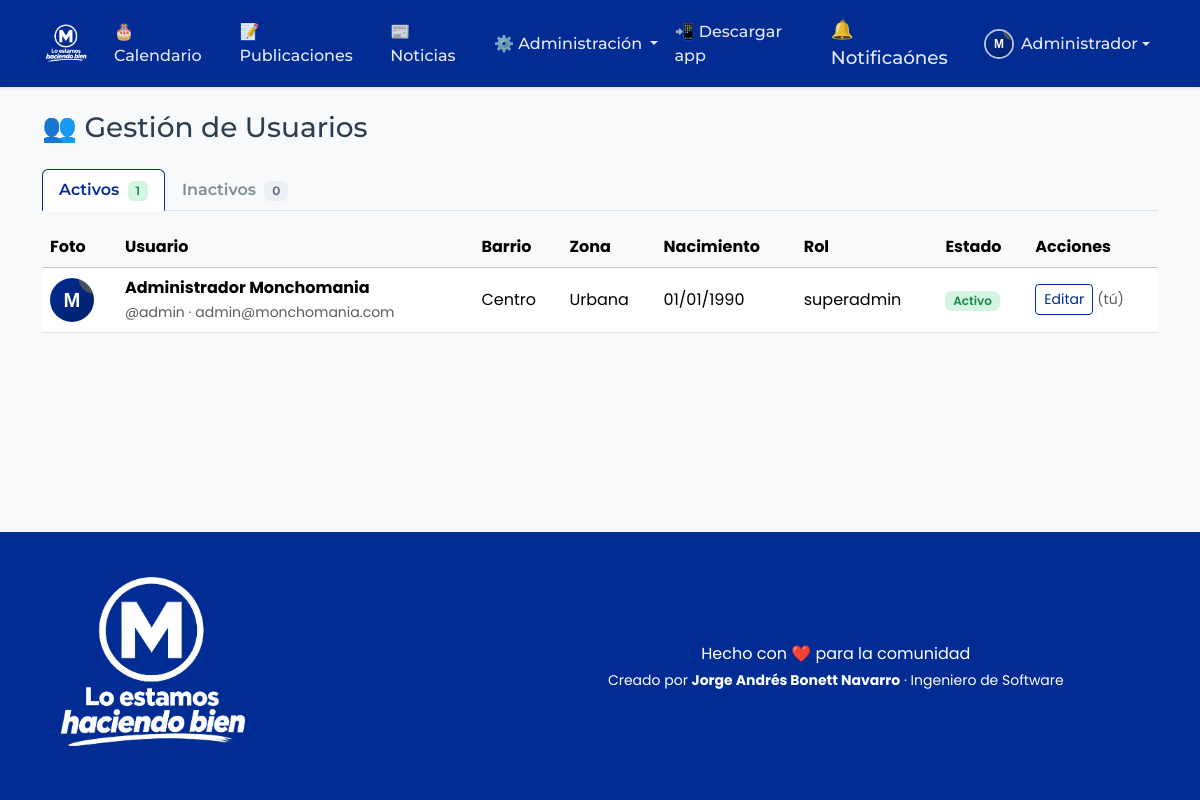
The page /modules/admin/users.php (signed in) on the database its author committed.
### tables this page shows
CREATE TABLE `usuarios` (
  `id`               INT UNSIGNED NOT NULL AUTO_INCREMENT,
  `id_rol`           INT UNSIGNED NOT NULL DEFAULT 2,
  `usuario`          VARCHAR(50)  NOT NULL COMMENT 'Nombre de usuario para iniciar sesión',
  `nombre`           VARCHAR(80)  NOT NULL,
  `apellidos`        VARCHAR(120) NOT NULL,
  `fecha_nacimiento` DATE         NOT NULL,
  `direccion`        VARCHAR(255) DEFAULT NULL,
  `barrio`           VARCHAR(120) DEFAULT NULL,
  `zona`             ENUM('Urbana','Vereda') NOT NULL DEFAULT 'Urbana',
  `foto`             VARCHAR(255) DEFAULT NULL COMMENT 'Ruta relativa de la imagen de perfil',
  `email`            VARCHAR(160) DEFAULT NULL,
  `password`         VARCHAR(255) NOT NULL COMMENT 'Hash generado con password_hash()',
  `estado`           TINYINT(1)   NOT NULL DEFAULT 1 COMMENT '1=Activo, 2=Inactivo',
  `creado_en`        TIMESTAMP    NOT NULL DEFAULT CURRENT_TIMESTAMP,
  PRIMARY KEY (`id`),
  UNIQUE KEY `uq_usuarios_usuario` (`usuario`),
  UNIQUE KEY `uq_usuarios_email` (`email`),
  KEY `idx_usuarios_rol` (`id_rol`),
  KEY `idx_usuarios_nacimiento` (`fecha_nacimiento`),
  CONSTRAINT `fk_usuarios_rol` FOREIGN KEY (`id_rol`)
    REFERENCES `roles` (`id`) ON UPDATE CASCADE ON DELETE RESTRICT
);

CREATE TABLE `roles` (
  `id`         INT UNSIGNED NOT NULL AUTO_INCREMENT,
  `nombre_rol` VARCHAR(50)  NOT NULL COMMENT 'superadmin | usuario',
  `creado_en`  TIMESTAMP    NOT NULL DEFAULT CURRENT_TIMESTAMP,
  PRIMARY KEY (`id`),
  UNIQUE KEY `uq_roles_nombre` (`nombre_rol`)
);

### config/app.php (called while the page is built, shortened)
<?php
require_once __DIR__ . '/database.php';
function e(?string $value): string
{
    return htmlspecialchars((string) $value, ENT_QUOTES, 'UTF-8');
}
function base_url(string $path = ''): string
{
    $base = rtrim($_ENV['APP_URL'] ?? '', '/');
    return $base . '/' . ltrim($path, '/');
}
function asset(string $path): string
{
    return base_url('assets/' . ltrim($path, '/'));
}
function is_logged_in(): bool
{
    return isset($_SESSION['user_id']);
}
function current_user(): ?array
{
    $stmt = Database::connection()->prepare(
        'SELECT u.*, r.nombre_rol
           FROM usuarios u
           JOIN roles r ON r.id = u.id_rol
          WHERE u.id = ? LIMIT 1'
    );
    $stmt->execute([$_SESSION['user_id']]);
    $row = $stmt->fetch();
    return $row ?: null;
}
function is_admin(): bool
{
    $user = current_user();
    return $user !== null && (int) $user['id_rol'] === 1;
}
function module_is_visible(string $clave): bool
{
    if (is_admin()) {
        return true;
    }
    $user = current_user();
    $stmt = Database::connection()->prepare(
        'SELECT pm.visible
           FROM permisos_modulos pm
           JOIN modulos m ON m.id = pm.id_modulo
          WHERE pm.id_rol = ? AND m.clave_modulo = ? LIMIT 1'
    );
    $stmt->execute([$user['id_rol'], $clave]);
    $row = $stmt->fetch();
    return $row ? (bool) (int) $row['visible'] : false;
}

### config/database.php (called while the page is built, shortened)
<?php
class Database
{
    private static $instance = null;
    public static function connection(): PDO
    {
        if (self::$instance === null) {
            $host = $_ENV['DB_HOST'] ?? 'localhost';
            $port = $_ENV['DB_PORT'] ?? '3306';
            $name = $_ENV['DB_NAME'] ?? 'monchomania';
            $user = $_ENV['DB_USER'] ?? 'root';
            $pass = $_ENV['DB_PASS'] ?? '';
            $dsn = sprintf(
                'mysql:host=%s;port=%s;dbname=%s;charset=utf8mb4',
                $host,
                $port,
                $name
            );
            $options = [
                PDO::ATTR_ERRMODE            => PDO::ERRMODE_EXCEPTION,
                PDO::ATTR_DEFAULT_FETCH_MODE => PDO::FETCH_ASSOC,
                PDO::ATTR_EMULATE_PREPARES   => false,
                PDO::ATTR_STRINGIFY_FETCHES  => false,
                PDO::MYSQL_ATTR_INIT_COMMAND => 'SET NAMES utf8mb4 COLLATE utf8mb4_unicode_ci',
            ];
            try {
                self::$instance = new PDO($dsn, $user, $pass, $options);
                self::$instance->exec("SET time_zone = '+00:00'");
            } catch (PDOException $e) {
                http_response_code(500);
                if (($_ENV['APP_DEBUG'] ?? 'false') === 'true') {
                    die('Error de conexión a la base de datos: ' . $e->getMessage());
                }
                die('Error de conexión a la base de datos.');
            }
        }
        return self::$instance;
    }
}

### includes/auth_middleware.php (called while the page is built, shortened)
<?php
require_once __DIR__ . '/../config/app.php';
$user = current_user();

### modules/admin/users.php (the view, shortened to what this page needs)
<?php
require_once __DIR__ . '/../../includes/auth_middleware.php';
$stmt = Database::connection()->query(
    "SELECT u.*, r.nombre_rol
       FROM usuarios u
       JOIN roles r ON r.id = u.id_rol
      ORDER BY u.creado_en DESC"
);
$usuarios = $stmt->fetchAll();
$activos   = array_values(array_filter($usuarios, fn($u) => (int) $u['estado'] === 1));
$inactivos = array_values(array_filter($usuarios, fn($u) => (int) $u['estado'] === 2));
function render_users_table(array $list, int $currentUserId): void
{
    foreach ($list as $u) {
        $fotoUrl = $u['foto']
            ? uploads_url('profiles/' . $u['foto'])
            : asset('img/avatar-default.svg');
        $json = json_encode([
            'id'               => (int) $u['id'],
            'usuario'          => $u['usuario'],
            'nombre'           => $u['nombre'],
            'apellidos'        => $u['apellidos'],
            'fecha_nacimiento' => $u['fecha_nacimiento'],
            'direccion'        => $u['direccion'],
            'barrio'           => $u['barrio'],
            'zona'             => $u['zona'],
            'email'            => $u['email'],
            'id_rol'           => (int) $u['id_rol'],
            'estado'           => (int) $u['estado'],
        ]);
        $esActivo  = (int) $u['estado'] === 1;
        $badge     = $esActivo
            ? '<span class="badge mm-badge-active">Activo</span>'
            : '<span class="badge mm-badge-inactive">Inactivo</span>';
        $toggleBtn = '';
        if ((int) $u['id'] !== $currentUserId) {
            $toggleBtn = $esActivo
                ? '<button class="btn btn-sm btn-outline-danger" onclick="toggleUser(' . (int) $u['id'] . ', 2)">Inactivar</button>'
                : '<button class="btn btn-sm btn-outline-success" onclick="toggleUser(' . (int) $u['id'] . ', 1)">Activar</button>';
        } else {
            $toggleBtn = '<span class="text-muted small">(tú)</span>';
        }
        $emailInfo = $u['email'] !== null && $u['email'] !== ''
            ? e($u['email'])
            : '<em>sin correo</em>';
        echo '<tr>';
        echo '<td><img src="' . e($fotoUrl) . '" alt="Foto"></td>';
        echo '<td><strong>' . e($u['nombre'] . ' ' . $u['apellidos']) . '</strong><br><span class="text-muted small">@' . e($u['usuario']) . ' · ' . $emailInfo . '</span></td>';
        echo '<td>' . e($u['barrio'] !== '' && $u['barrio'] !== null ? $u['barrio'] : '—') . '</td>';
        echo '<td>' . e($u['zona']) . '</td>';
        echo '<td>' . e(date('d/m/Y', strtotime($u['fecha_nacimiento']))) . '</td>';
        echo '<td>' . e($u['nombre_rol']) . '</td>';
        echo '<td>' . $badge . '</td>';
        echo '<td class="text-nowrap">';
        echo '<button class="btn btn-sm btn-outline-primary me-1" data-user=\'' . e($json) . '\' onclick="openEditUser(this)">Editar</button>';
        echo $toggleBtn;
        echo '</td>';
        echo '</tr>';
    }
}
require_once __DIR__ . '/../../includes/header.php';
require_once __DIR__ . '/../../includes/navbar.php';
?>
<div class="container py-4">
    <h1 class="h3 mb-4">👥 Gestión de Usuarios</h1>
    <ul class="nav nav-tabs mm-tabs" role="tablist">
        <li class="nav-item" role="presentation">
            <button class="nav-link active" id="activos-tab" data-bs-toggle="tab" data-bs-target="#activos"
                    type="button" role="tab">Activos
                <span class="badge mm-badge-active ms-1"><?= count($activos) ?></span>
            </button>
        </li>
        <li class="nav-item" role="presentation">
            <button class="nav-link" id="inactivos-tab" data-bs-toggle="tab" data-bs-target="#inactivos"
                    type="button" role="tab">Inactivos
                <span class="badge mm-badge-inactive ms-1"><?= count($inactivos) ?></span>
            </button>
        </li>
    </ul>
    <div class="tab-content mt-3">
        <div class="tab-pane fade show active" id="activos" role="tabpanel">
            <div class="table-responsive">
                <table class="table table-hover align-middle mm-table">
                    <thead class="table-light">
                        <tr>
                            <th>Foto</th><th>Usuario</th><th>Barrio</th><th>Zona</th>
                            <th>Nacimiento</th><th>Rol</th><th>Estado</th><th>Acciones</th>
                        </tr>
                    </thead>
                    <tbody>
                        <?php if (!$activos): ?>
                            <tr><td colspan="8" class="text-center text-muted py-4">No hay usuarios activos.</td></tr>
                        <?php else: ?>
                            <?php render_users_table($activos, (int) $user['id']); ?>
                        <?php endif; ?>
                    </tbody>
                </table>
            </div>
        </div>
    </div>
</div>
<?php require_once __DIR__ . '/../../includes/footer.php'; ?>

### includes/navbar.php (shortened to what this page needs)
<?php
$currentUser = $currentUser ?? (is_logged_in() ? current_user() : null);
?>
<nav class="navbar navbar-expand-lg navbar-dark mm-navbar sticky-top shadow-sm">
    <div class="container">
        <a class="navbar-brand mm-brand" href="<?= base_url('index.php') ?>">
            <img src="<?= asset('img/logo.png') ?>" alt="monchomania" class="mm-logo">
        </a>
        <div class="collapse navbar-collapse" id="mainNav">
            <ul class="navbar-nav ms-auto align-items-lg-center">
                <?php if ($currentUser): ?>
                    <?php if (module_is_visible('calendario')): ?>
                        <li class="nav-item">
                            <a class="nav-link" href="<?= base_url('modules/calendar/index.php') ?>">
                                🎂 Calendario
                            </a>
                        </li>
                    <?php endif; ?>
                    <?php if (module_is_visible('publicaciones')): ?>
                        <li class="nav-item">
                            <a class="nav-link" href="<?= base_url('modules/posts/index.php') ?>">
                                📝 Publicaciones
                            </a>
                        </li>
                    <?php endif; ?>
                    <?php if (module_is_visible('noticias')): ?>
                        <li class="nav-item">
                            <a class="nav-link" href="<?= base_url('modules/news/index.php') ?>">
                                📰 Noticias
                            </a>
                        </li>
                    <?php endif; ?>
                    <?php if (is_admin()): ?>
                        <li class="nav-item dropdown">
                            <a class="nav-link dropdown-toggle" href="#" role="button"
                               data-bs-toggle="dropdown" aria-expanded="false">
                                ⚙️ Administración
                            </a>
                        </li>
                    <?php endif; ?>
                    <li class="nav-item">
                        <a class="nav-link js-install-app" href="#" role="button" title="Descargar como app">
                            📲 Descargar app
                        </a>
                    </li>
                    <li class="nav-item dropdown">
                        <a class="nav-link position-relative mm-bell" href="#" role="button"
                           data-bs-toggle="dropdown" data-bs-auto-close="outside" aria-expanded="false"
                           aria-label="Notificaciones"
                           data-read-url="<?= base_url('modules/notifications/read.php') ?>"
                           data-delete-url="<?= base_url('modules/notifications/delete.php') ?>">
                            🔔Notificaónes
                        </a>
                    </li>
                    <li class="nav-item dropdown">
                        <a class="nav-link dropdown-toggle d-flex align-items-center" href="#" role="button"
                           data-bs-toggle="dropdown" aria-expanded="false">
                            <img src="<?= e($currentUser['foto'] ? uploads_url('profiles/' . $currentUser['foto']) : asset('img/avatar-default.svg')) ?>"
                                 class="nav-avatar" alt="Foto de perfil">
                            <span><?= e($currentUser['nombre']) ?></span>
                        </a>
                    </li>
                <?php endif; ?>
            </ul>
        </div>
    </div>
</nav>

### assets/css/style.css (style rules this page uses)
:root { --mm-primary: #012C94; --mm-primary-dark: #012069; --mm-primary-darker: #001442; --mm-primary-soft: #EDF1FC; --mm-accent: #D4A017; --mm-accent-soft: #FBF3E0; --mm-dark: #2C3E50; --mm-muted: #7F8C8D; --mm-light: #F8F9FA; --mm-border: #E9ECEF; --mm-radius: 1rem; --mm-shadow: 0 8px 24px rgba(44, 62, 80, 0.08); --mm-shadow-hover: 0 14px 34px rgba(44, 62, 80, 0.15); --font-heading: 'Montserrat', sans-serif; --font-body: 'Poppins', sans-serif; }
body { font-family: var(--font-body); background: var(--mm-light); color: var(--mm-dark); min-height: 100vh; display: flex; flex-direction: column; }
h1, h2, h3, h4, h5, h6 { font-family: var(--font-heading); }
a { color: var(--mm-primary); }
.mm-brand { display: inline-flex; align-items: center; padding: 0; }
.mm-logo { display: block; height: 48px; width: auto; border-radius: 12px; }
.mm-navbar { background: var(--mm-primary); box-shadow: 0 4px 14px rgba(1, 32, 105, 0.25); }
.mm-navbar .nav-link { font-family: var(--font-heading); font-weight: 500; color: rgba(255, 255, 255, 0.9) !important; }
.nav-avatar { width: 30px; height: 30px; border-radius: 50%; object-fit: cover; margin-right: 7px; border: 2px solid rgba(255, 255, 255, 0.7); }
.mm-bell { font-size: 1.15rem; }
.btn-outline-primary { color: var(--mm-primary); border-color: var(--mm-primary); }
.mm-badge-active { background: #D5F5E3; color: #1E8449; font-weight: 600; }
.mm-badge-inactive { background: #ECEFF4; color: #55607A; font-weight: 600; }
.mm-table td img { width: 44px; height: 44px; border-radius: 50%; object-fit: cover; }
.mm-tabs .nav-link { color: var(--mm-muted); font-family: var(--font-heading); font-weight: 600; }
.mm-tabs .nav-link.active { color: var(--mm-primary); border-color: var(--mm-primary) var(--mm-primary) transparent; }

### rows shown on the page
usuarios: nombre "Administrador", estado "1", estado "0", nombre+apellidos "Administrador Monchomania", usuario "admin", email "admin@monchomania.com", barrio "Centro", zona "Urbana", fecha_nacimiento "01/01/1990", id_rol.nombre_rol "superadmin", shows "Activo", shows "(tú)"
